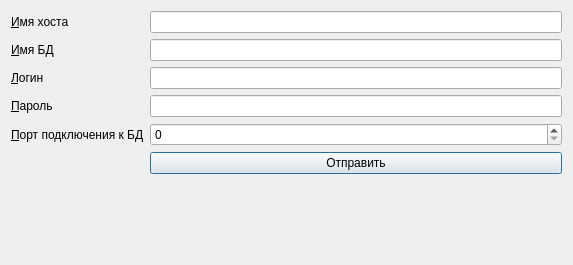
<?xml version="1.0" encoding="UTF-8"?>
<ui version="4.0">
 <class>Dialog</class>
 <widget class="QDialog" name="Dialog">
  <property name="geometry">
   <rect>
    <x>0</x>
    <y>0</y>
    <width>573</width>
    <height>265</height>
   </rect>
  </property>
  <property name="minimumSize">
   <size>
    <width>573</width>
    <height>265</height>
   </size>
  </property>
  <property name="maximumSize">
   <size>
    <width>573</width>
    <height>265</height>
   </size>
  </property>
  <property name="windowTitle">
   <string>Dialog</string>
  </property>
  <layout class="QFormLayout" name="formLayout">
   <item row="0" column="0">
    <widget class="QLabel" name="label">
     <property name="text">
      <string>&amp;Имя хоста</string>
     </property>
     <property name="buddy">
      <cstring>LE_Host</cstring>
     </property>
    </widget>
   </item>
   <item row="1" column="0">
    <widget class="QLabel" name="label_2">
     <property name="text">
      <string>&amp;Имя БД</string>
     </property>
     <property name="buddy">
      <cstring>LE_DB</cstring>
     </property>
    </widget>
   </item>
   <item row="2" column="0">
    <widget class="QLabel" name="label_3">
     <property name="text">
      <string>&amp;Логин</string>
     </property>
     <property name="buddy">
      <cstring>LE_Login</cstring>
     </property>
    </widget>
   </item>
   <item row="3" column="0">
    <widget class="QLabel" name="label_4">
     <property name="text">
      <string>&amp;Пароль</string>
     </property>
     <property name="buddy">
      <cstring>LE_Pass</cstring>
     </property>
    </widget>
   </item>
   <item row="4" column="0">
    <widget class="QLabel" name="label_5">
     <property name="text">
      <string>&amp;Порт подключения к БД</string>
     </property>
     <property name="buddy">
      <cstring>SB_Port</cstring>
     </property>
    </widget>
   </item>
   <item row="0" column="1">
    <widget class="QLineEdit" name="LE_Host">
     <property name="maxLength">
      <number>20</number>
     </property>
    </widget>
   </item>
   <item row="1" column="1">
    <widget class="QLineEdit" name="LE_DB"/>
   </item>
   <item row="2" column="1">
    <widget class="QLineEdit" name="LE_Login"/>
   </item>
   <item row="3" column="1">
    <widget class="QLineEdit" name="LE_Pass"/>
   </item>
   <item row="9" column="1">
    <widget class="QPushButton" name="pushButton">
     <property name="text">
      <string>Отправить</string>
     </property>
    </widget>
   </item>
   <item row="4" column="1">
    <widget class="QSpinBox" name="SB_Port"/>
   </item>
  </layout>
 </widget>
 <tabstops>
  <tabstop>LE_Host</tabstop>
  <tabstop>LE_DB</tabstop>
  <tabstop>LE_Login</tabstop>
  <tabstop>LE_Pass</tabstop>
  <tabstop>SB_Port</tabstop>
  <tabstop>pushButton</tabstop>
 </tabstops>
 <resources/>
 <connections/>
</ui>
